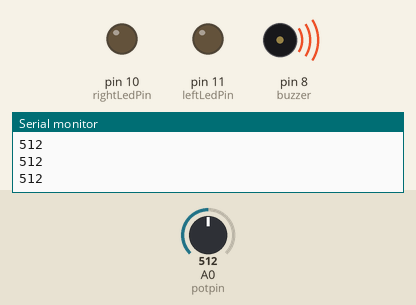
Simulated run of this sketch. Board: Arduino Uno, built with avr-gcc and run on an emulated ATmega328P. Shown: output pins drawn as LEDs (lit = HIGH), buzzer (waves = sounding), the last lines printed to the serial monitor. Inputs (shaded band) come from the test bench; at power-on: A0 (potpin) = 512.

Above: at 1.2 s.
1.3 s: A0 (potpin) set to 214
2.8 s: A0 (potpin) set to 188
At 3.8 s:
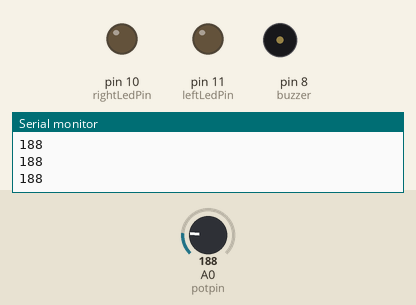
4.3 s: A0 (potpin) set to 31
5.8 s: A0 (potpin) set to 26
At 7.0 s:
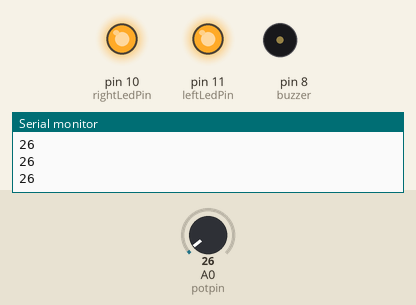
7.3 s: A0 (potpin) set to 122
At 8.1 s:
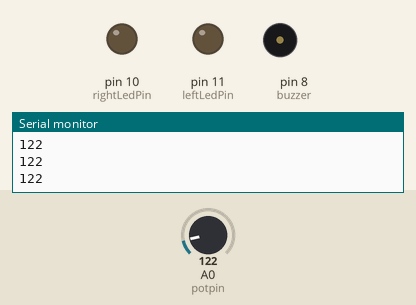
8.8 s: A0 (potpin) set to 210
At 9.4 s:
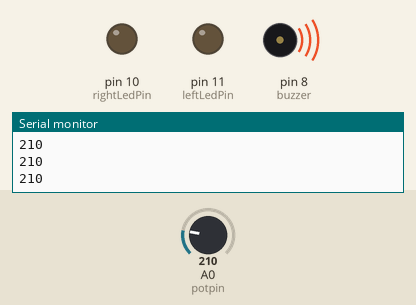
Timing chart, 0 to 11.3 s (numbered marks = the images above; inputs shaded):
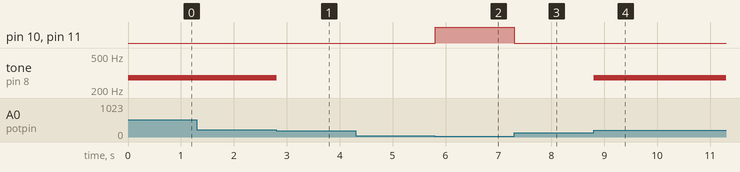

Measured:
- the behaviour switches between 201 and 200 on A0 (potpin) (found by bisection; images 0 and 1)
- the behaviour switches between 30 and 29 on A0 (potpin) (found by bisection; images 1 and 2)
- after the input at 2.8 s, tone on pin 8 (buzzer): 277 Hz → silent at once
- after the input at 5.8 s, pin 10 (rightLedPin), pin 11 (leftLedPin): LOW → HIGH at once
- after the input at 7.3 s, pin 10 (rightLedPin), pin 11 (leftLedPin): HIGH → LOW at once
- after the input at 8.8 s, tone on pin 8 (buzzer): silent → 277 Hz at once

The sketch:

static.ino
```cpp
int potpin=0; // Inicialitzar pin analògic 0, connectat al photoresistor
int buzzer=8; // Inicializar pin altaveu
int rightLedPin=10; // Inicializar pin led dreta
int leftLedPin=11; // Inicialitzar pin led esquerra
int val=0; // Inicialitzar variable val

void setup()
{
  pinMode(buzzer,OUTPUT); // Establir pin 8 com a pin de output
  pinMode(rightLedPin,OUTPUT); // Establir pin 11 com a pin de output
  pinMode(leftLedPin,OUTPUT); // Establir pin 10 com a pin de output
  Serial.begin(9600); // Establir 9600 bauds com a freqüència de transmissió de bits
}

void loop(){
  val=analogRead(potpin); // Llegir valor rebut del photoresistor
  Serial.println(val);// display the value of val

  if(val < 30){ // Si no hi ha llum encendre leds, sinò apagar i si hi ha molta llum fer sonar el altaveu
    analogWrite(rightLedPin,255);
    analogWrite(leftLedPin,255);
    noTone(buzzer);
  } else if(val > 200){
    analogWrite(rightLedPin,0);
    analogWrite(leftLedPin,0);
    tone(buzzer, 277);
  } else {
    analogWrite(rightLedPin,0);
    analogWrite(leftLedPin,0);
    noTone(buzzer);
  }

  delay(10); // Espera de 0.01 segons per no saturar la placa amb lectures
}
```
